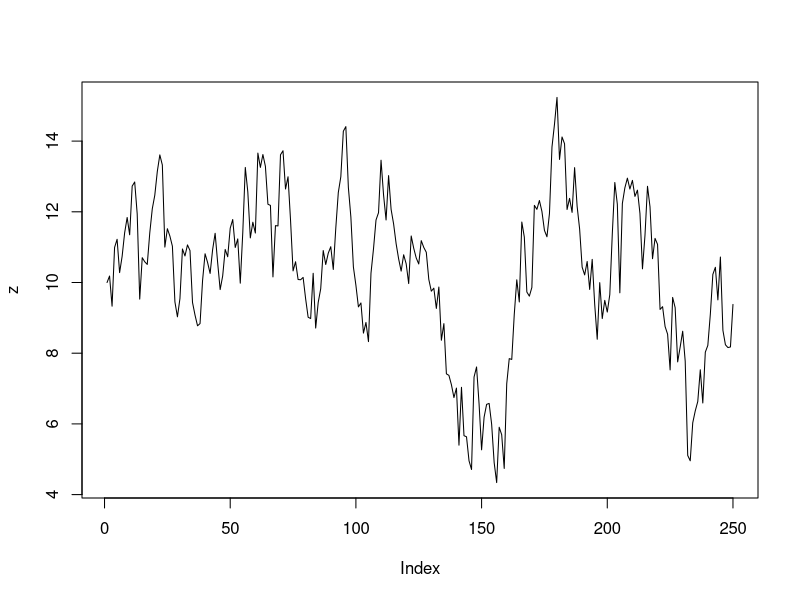
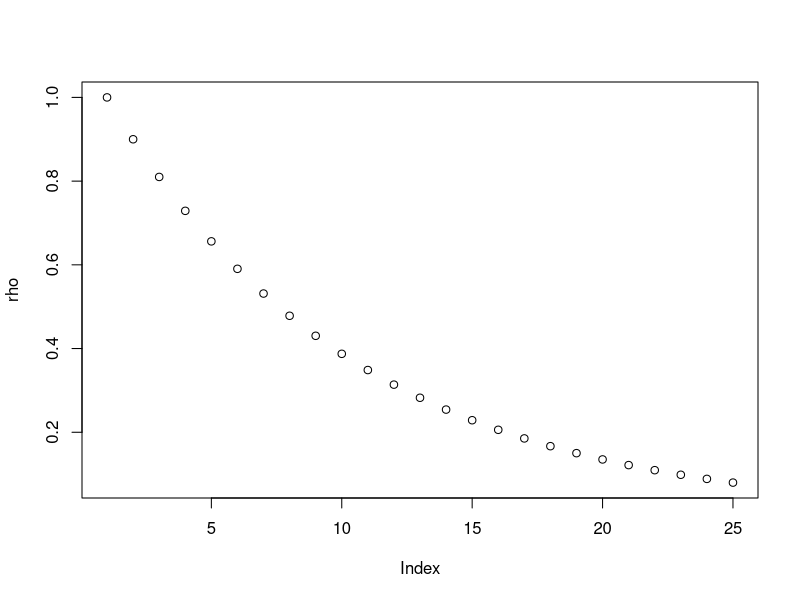
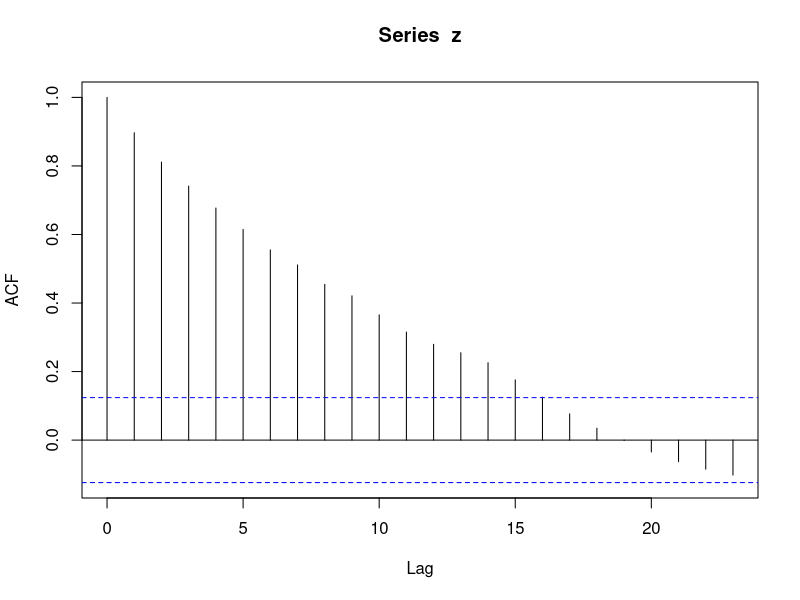
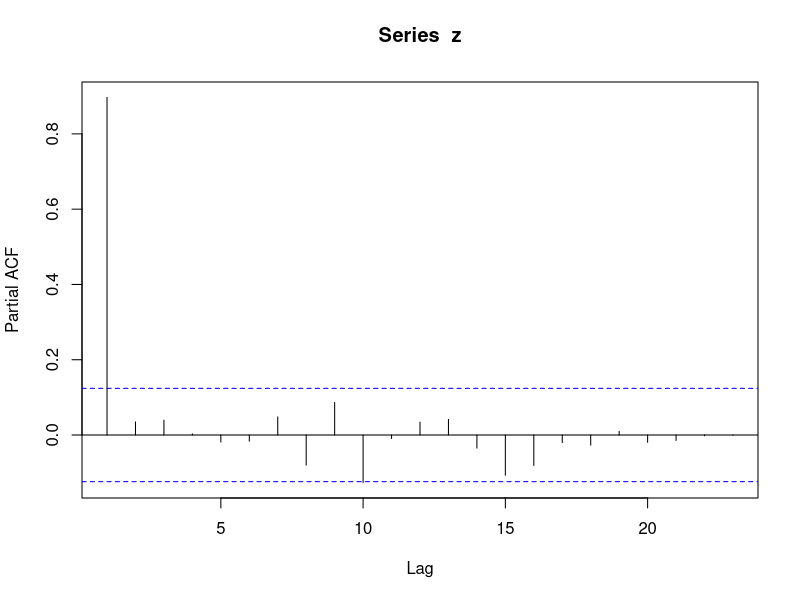
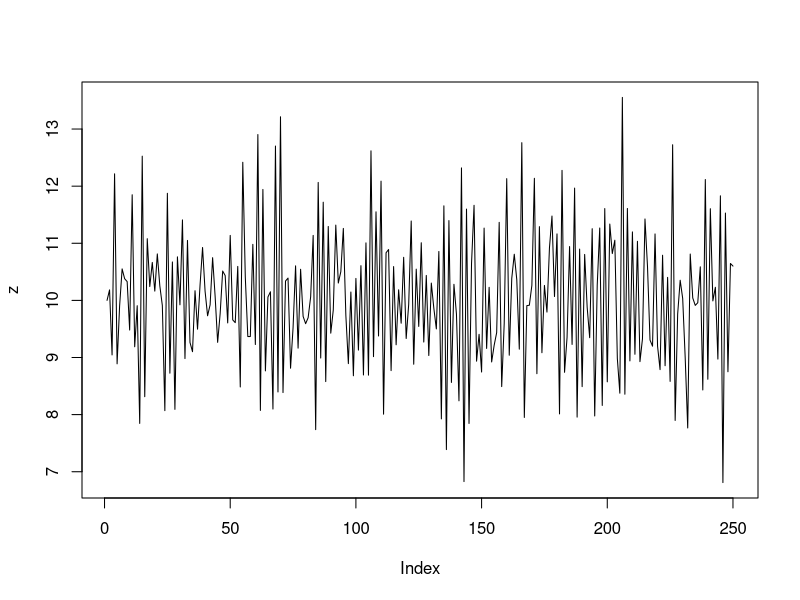
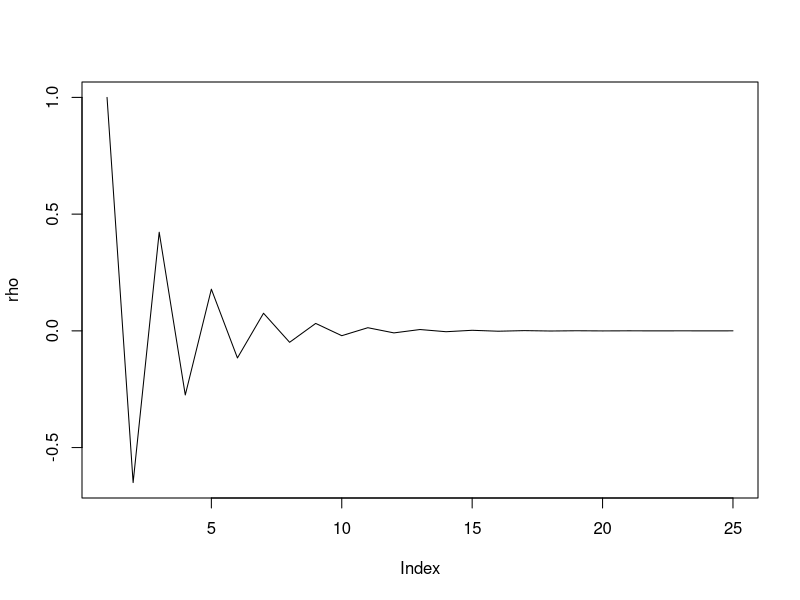
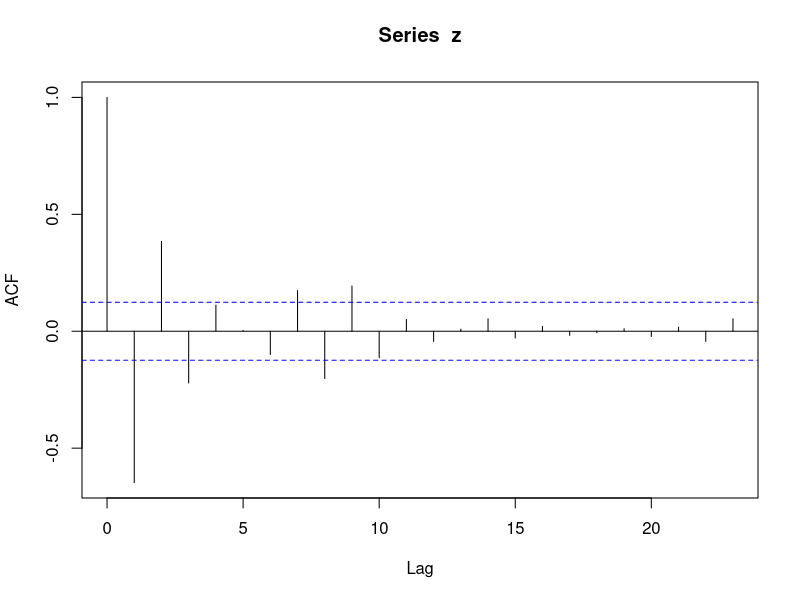
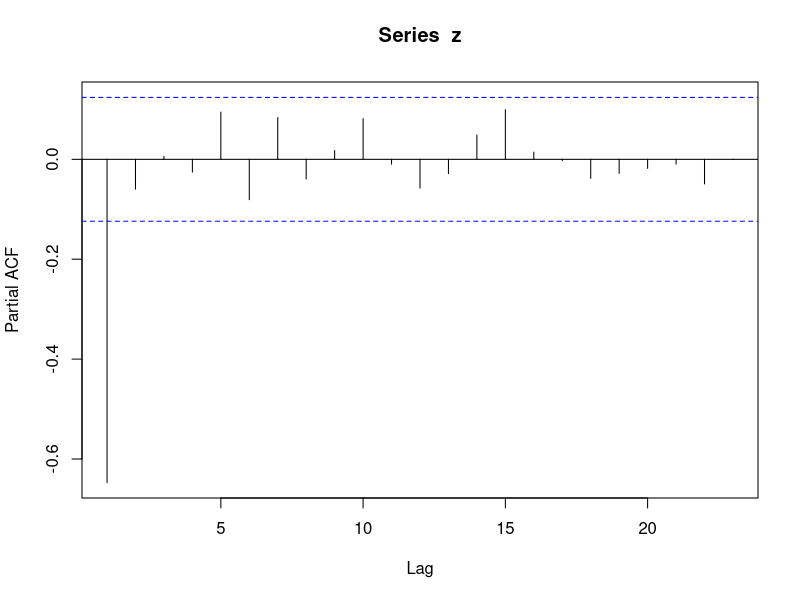

Write the R code that produced these figures, in order.
### Chapter 3. Stationary Time Series Models 

# AR(1) : Zt = 1 + 0.9Zt-1 + at 
set.seed(1) ; n=250 ; phi=0.9 ; mu=10 ; a=rnorm(n) ; z=rep(n,0)
z[1] = 10 
for (t in 2:n){
  z[t] = mu*(1-phi) + phi*z[t-1] + a[t]
}
plot(z, type="l")
mean(z) ; var(z)

# Population ACF 
rho=c() ; M=25 ; rho[1] = 1 
for (k in 2:M) {
  rho[k] = phi*rho[k-1]
}
plot(rho)
acf(z)
pacf(z)


# AR(1) : Zt = 10(1-(-.65)) + (-.65)*Zt-1 + at 
set.seed(1) ; n=250 ; phi=-0.65 ; mu=10 ; a=rnorm(n) ; z = rep(n,0)
z[1] = 10 
for (t in 2:n){
  z[t] = mu*(1-phi) + phi*z[t-1] + a[t]
}
plot(z, type="l")
mean(z) ; var(z)

# PACF 
rho=c() ; M=25 ; phi=-0.65 ; rho[1] = 1 
for (k in 2:M) {
  rho[k] = phi*rho[k-1]
}
plot(rho, type="l")
acf(z)
pacf(z)



# AR(2) : (1+0.5B-0.3B^2)Zt = at 
set.seed(1) ; n=250 ; phi.1 = -.5 ; phi.2 = .3 
a = rnorm(n) ; z = c() ; z[1] = 0 ; z[2] = 0 
for (t in 3:n) {
  z[t] = phi.1*z[t-1] + phi.2*z[t-2] + a[t]
}
plot(z, type="l")
mean(z) ; var(z)

# Population ACF  
rho = c() ; M = 25 
rho[1] = 1 ; rho[2] = phi.1 / (1-phi.2)
for (k in 3:M) {
  rho[k] = phi.1 * rho[k-1] + phi.2 * rho[k-2]
}
plot(rho, type="l")
acf(z)
pacf(z)



# AR(2) : (1-0.9B+0.9B^2)Zt = at 
set.seed(1) ; n=250 ; phi.1 = .9 ; phi.2 = -.9 
a = rnorm(n) ; z = c() ; z[1] = 0 ; z[2] = 0 
for (t in 3:n) {
  z[t] = phi.1*z[t-1] + phi.2*z[t-2] + a[t]
}
plot(z, type="l")
mean(z) ; var(z)

# Population ACF  
rho = c() ; M = 25 
rho[1] = 1 ; rho[2] = phi.1 / (1-phi.2)
for (k in 3:M) {
  rho[k] = phi.1 * rho[k-1] + phi.2 * rho[k-2]
}
plot(rho, type="l")
acf(z)
pacf(z)



# MA(1) : Zt = (1-0.5B)at 
n=250 ; set.seed(1) ; a=rnorm(n) 
z=c() ; theta=0.5 ; z[1] = 0 
for (t in 2:n) { 
  z[t] = a[t] - theta*a[t-1]
  }
plot(z, type="l")
acf(z)
